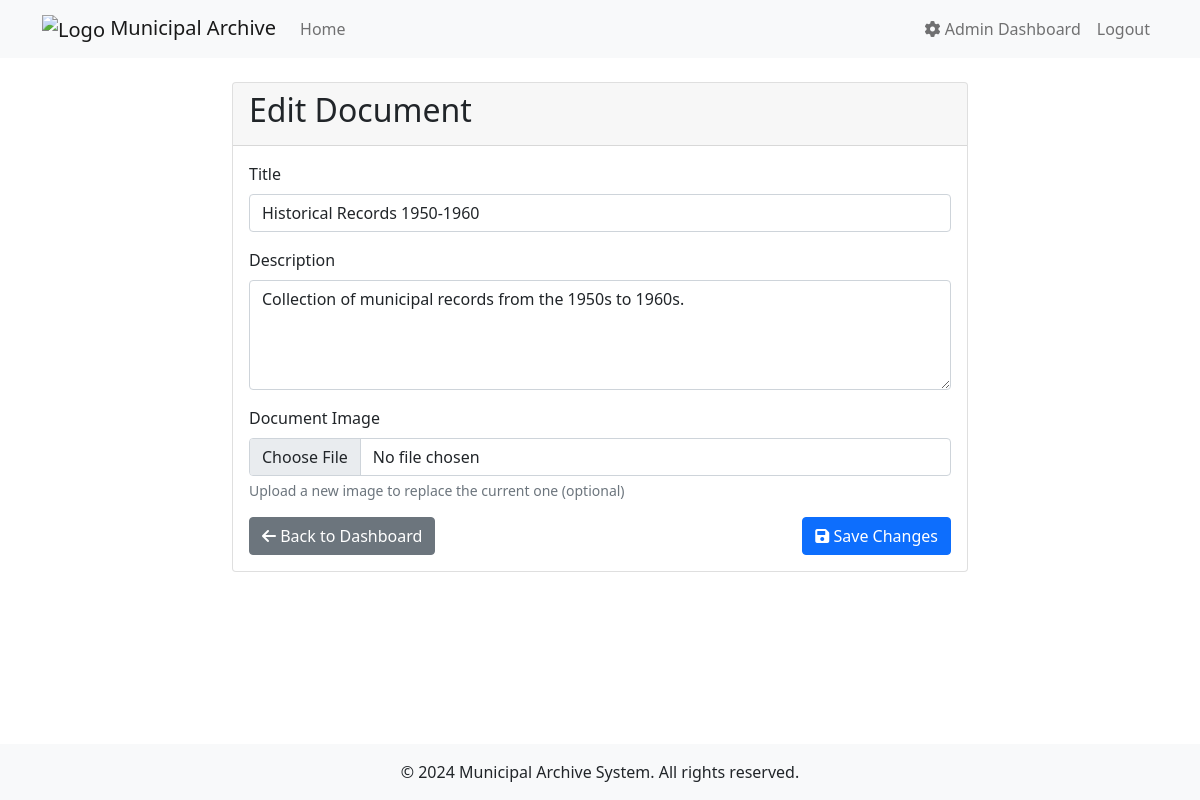
Screenshot of /admin/documents/1/edit (signed in) with the database file from the repository.
### app.py (models this page shows)
class Document(db.Model):
    id = db.Column(db.Integer, primary_key=True)
    title = db.Column(db.String(100), nullable=False)
    description = db.Column(db.Text, nullable=False)
    image_path = db.Column(db.String(200))
    upload_date = db.Column(db.DateTime, default=datetime.utcnow)
    reservations = db.relationship('Reservation', backref='document', lazy=True)

### app.py (the view)
    def decorated_function(*args, **kwargs):
        if 'user_id' not in session:
            flash('Please login to access this page', 'error')
            return redirect(url_for('login'))
        user = User.query.get(session['user_id'])
        if not user or not user.is_admin:
            flash('You do not have permission to access this page', 'error')
            return redirect(url_for('index'))
        return f(*args, **kwargs)

### app.py (called while the page is built, shortened)
def admin_required(f):
    def decorated_function(*args, **kwargs):
        if 'user_id' not in session:
            flash('Please login to access this page', 'error')
            return redirect(url_for('login'))
        user = User.query.get(session['user_id'])
        if not user or not user.is_admin:
            flash('You do not have permission to access this page', 'error')
            return redirect(url_for('index'))
        return f(*args, **kwargs)
    decorated_function.__name__ = f.__name__
    return decorated_function

@app.route('/admin/documents/<int:document_id>/edit', methods=['GET', 'POST'])
@admin_required
def edit_document(document_id):
    document = Document.query.get_or_404(document_id)
    return render_template('admin/edit_document.html', document=document)

### templates/admin/edit_document.html (shortened to what this page needs)
{% extends "base.html" %}
{% block content %}
<div class="container mt-4">
    <div class="row">
        <div class="col-md-8 offset-md-2">
            <div class="card">
                <div class="card-header">
                    <h2 class="card-title">Edit Document</h2>
                </div>
                <div class="card-body">
                    <form method="POST" enctype="multipart/form-data">
                        <div class="mb-3">
                            <label for="title" class="form-label">Title</label>
                            <input type="text" class="form-control" id="title" name="title" value="{{ document.title }}" required>
                        </div>
                        <div class="mb-3">
                            <label for="description" class="form-label">Description</label>
                            <textarea class="form-control" id="description" name="description" rows="4" required>{{ document.description }}</textarea>
                        </div>
                        <div class="mb-3">
                            <label for="image" class="form-label">Document Image</label>
                            <input type="file" class="form-control" id="image" name="image" accept="image/*">
                            <div class="form-text">Upload a new image to replace the current one (optional)</div>
                        </div>
                        <div class="d-flex justify-content-between">
                            <a href="{{ url_for('admin_dashboard') }}" class="btn btn-secondary">
                                <i class="fas fa-arrow-left"></i> Back to Dashboard
                            </a>
                            <button type="submit" class="btn btn-primary">
                                <i class="fas fa-save"></i> Save Changes
                            </button>
                        </div>
                    </form>
                </div>
            </div>
        </div>
    </div>
</div>
{% endblock %}

### css/styles.css (style rules this page uses)
body { min-height: 100vh; display: flex; flex-direction: column; }

### rows the page displays
Document: title "Historical Records 1950-1960", description "Collection of municipal records from the 1950s to 1960s."
